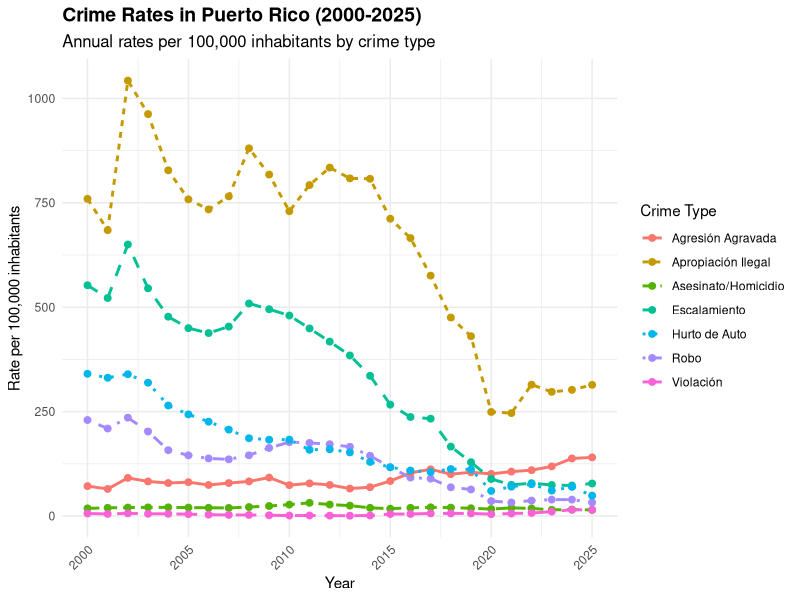
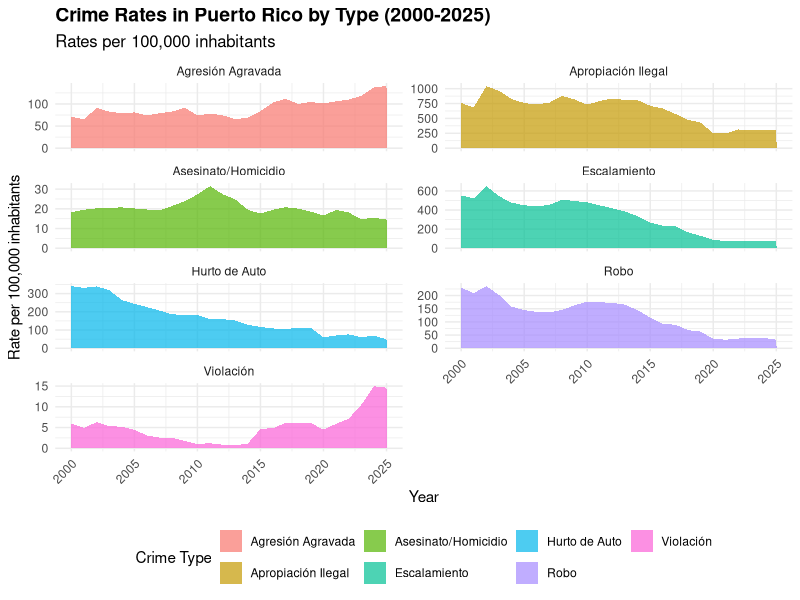
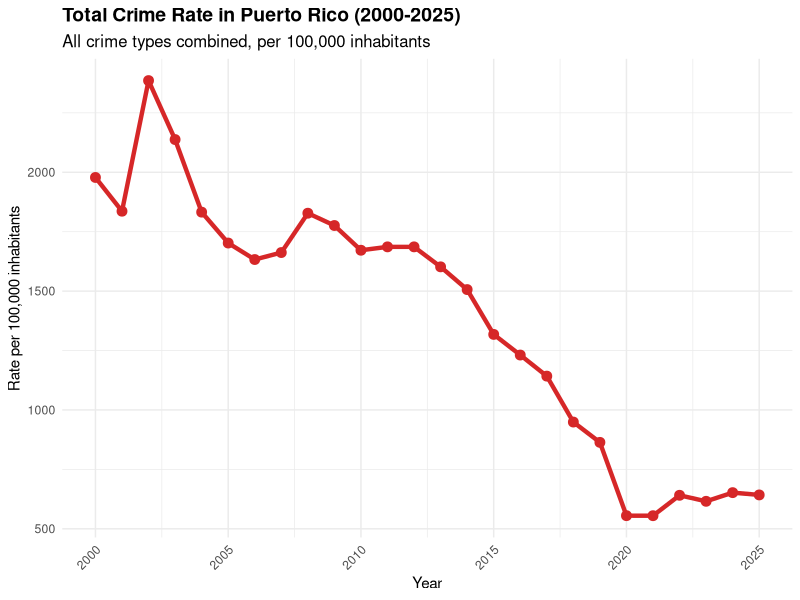
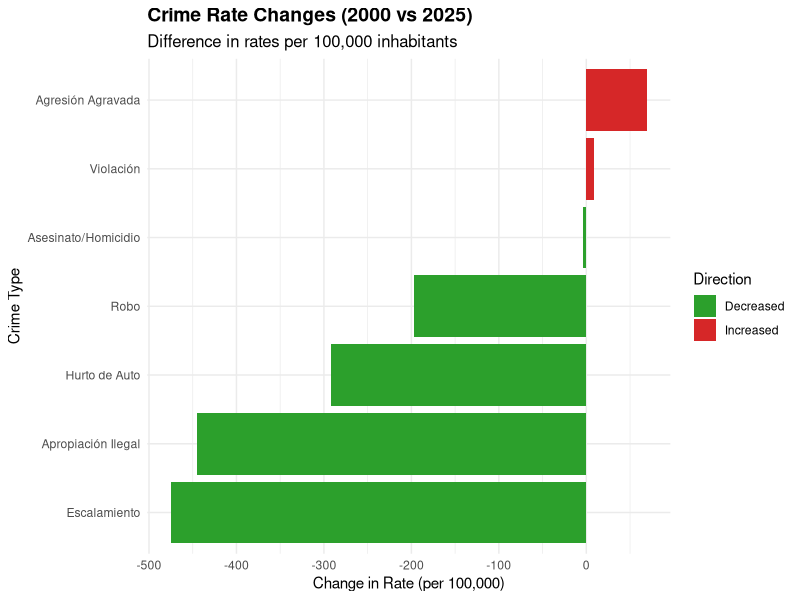
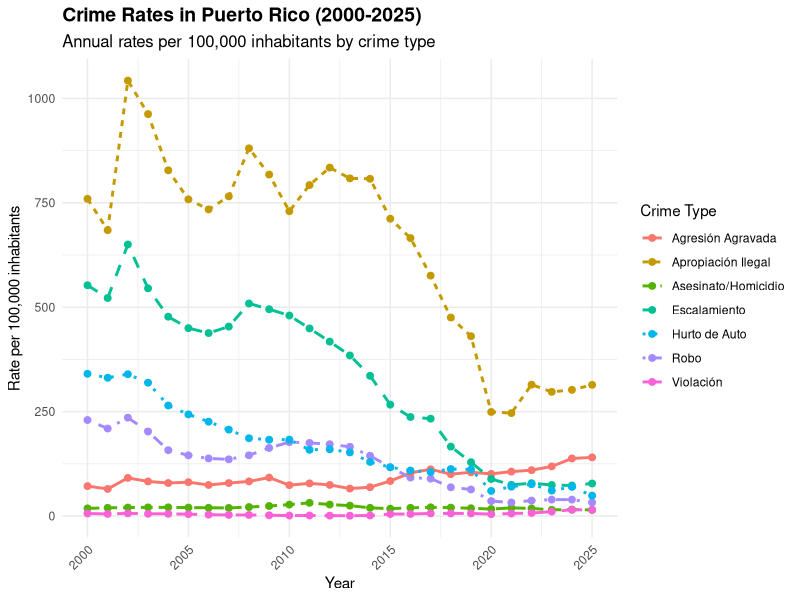
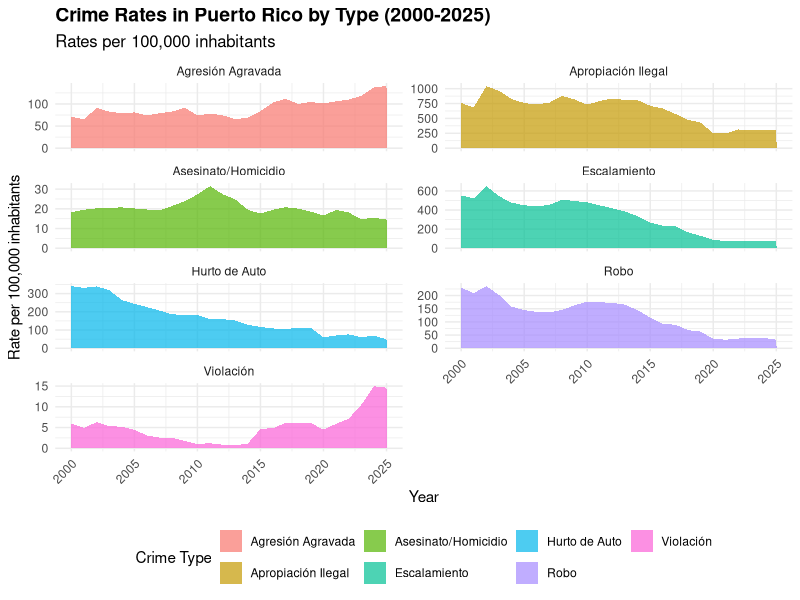
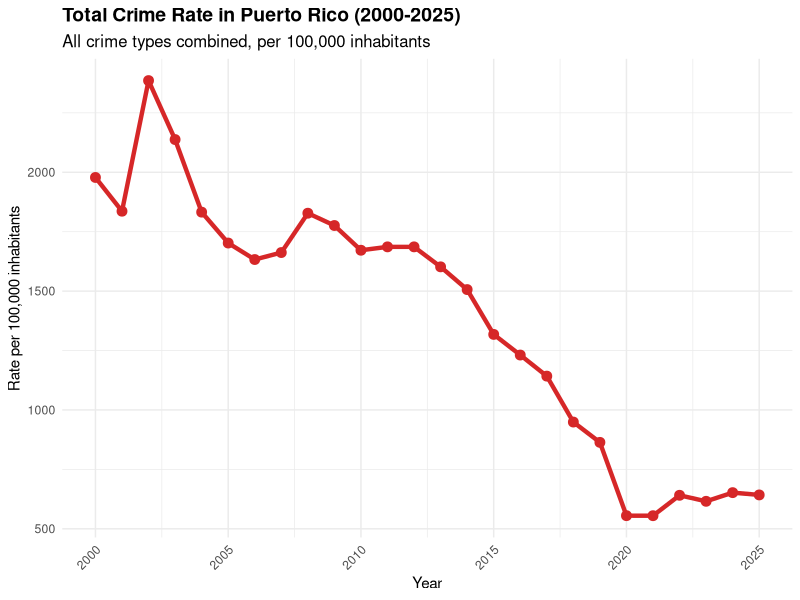
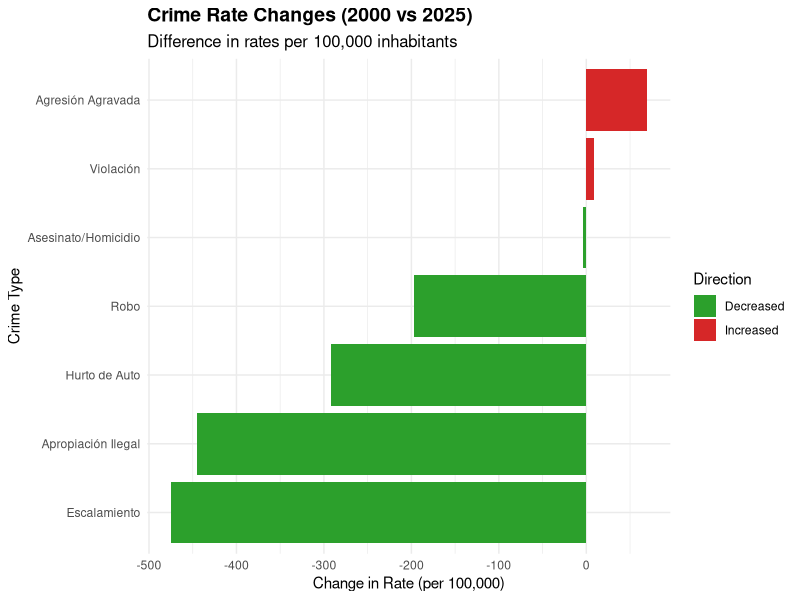

R code for these plots, in order:
# Crime Analysis Script for Puerto Rico (2000-2025)
# Analyzes crime trends with rates per 100,000 inhabitants

library(tidyverse)
library(ggplot2)
library(readr)

# Load data
crimes <- read_csv("delitos_tipo_1_pr_annual_2000_2025.csv")
population <- read_csv("pr_population_annual_2000_2025.csv")

# Clean and prepare data
crimes_clean <- crimes %>%
  select(year, tipo_delito, count) %>%
  rename(crime_type = tipo_delito)

population_clean <- population %>%
  select(year, population)

# Merge datasets
crime_data <- crimes_clean %>%
  left_join(population_clean, by = "year") %>%
  mutate(rate_per_100k = (count / population) * 100000)

# View first few rows
head(crime_data)

# Summary statistics
crime_data %>%
  group_by(crime_type) %>%
  summarise(
    mean_count = mean(count, na.rm = TRUE),
    mean_rate = mean(rate_per_100k, na.rm = TRUE),
    min_year = min(year),
    max_year = max(year),
    .groups = 'drop'
  ) %>%
  arrange(desc(mean_rate))

# --- VISUALIZATION 1: Crime Trends Over Time (Rates per 100,000) ---
p1 <- crime_data %>%
  ggplot(aes(x = year, y = rate_per_100k, color = crime_type, linetype = crime_type)) +
  geom_line(linewidth = 1) +
  geom_point(size = 2) +
  theme_minimal() +
  labs(
    title = "Crime Rates in Puerto Rico (2000-2025)",
    subtitle = "Annual rates per 100,000 inhabitants by crime type",
    x = "Year",
    y = "Rate per 100,000 inhabitants",
    color = "Crime Type",
    linetype = "Crime Type"
  ) +
  theme(
    plot.title = element_text(size = 14, face = "bold"),
    plot.subtitle = element_text(size = 12),
    legend.position = "right",
    axis.text.x = element_text(angle = 45, hjust = 1)
  )

print(p1)
ggsave("crime_rates_trends.png", plot = p1, width = 12, height = 7, dpi = 300)

# --- VISUALIZATION 2: Faceted Plot by Crime Type ---
p2 <- crime_data %>%
  ggplot(aes(x = year, y = rate_per_100k, fill = crime_type)) +
  geom_area(alpha = 0.7) +
  facet_wrap(~ crime_type, scales = "free_y", ncol = 2) +
  theme_minimal() +
  labs(
    title = "Crime Rates in Puerto Rico by Type (2000-2025)",
    subtitle = "Rates per 100,000 inhabitants",
    x = "Year",
    y = "Rate per 100,000 inhabitants",
    fill = "Crime Type"
  ) +
  theme(
    plot.title = element_text(size = 14, face = "bold"),
    plot.subtitle = element_text(size = 12),
    axis.text.x = element_text(angle = 45, hjust = 1),
    legend.position = "bottom"
  )

print(p2)
ggsave("crime_rates_faceted.png", plot = p2, width = 14, height = 10, dpi = 300)

# --- VISUALIZATION 3: Total Crime Rate Over Time ---
p3 <- crime_data %>%
  group_by(year, population) %>%
  summarise(total_count = sum(count, na.rm = TRUE), .groups = 'drop') %>%
  mutate(total_rate = (total_count / population) * 100000) %>%
  ggplot(aes(x = year, y = total_rate)) +
  geom_line(color = "#d62728", linewidth = 1.5) +
  geom_point(color = "#d62728", size = 3) +
  theme_minimal() +
  labs(
    title = "Total Crime Rate in Puerto Rico (2000-2025)",
    subtitle = "All crime types combined, per 100,000 inhabitants",
    x = "Year",
    y = "Rate per 100,000 inhabitants"
  ) +
  theme(
    plot.title = element_text(size = 14, face = "bold"),
    plot.subtitle = element_text(size = 12),
    axis.text.x = element_text(angle = 45, hjust = 1)
  )

print(p3)
ggsave("total_crime_rate.png", plot = p3, width = 12, height = 7, dpi = 300)

# --- VISUALIZATION 4: Comparison of Crime Rates (Start vs End) ---
start_end_comparison <- crime_data %>%
  filter(year %in% c(2000, 2025)) %>%
  select(year, crime_type, rate_per_100k) %>%
  pivot_wider(names_from = year, values_from = rate_per_100k) %>%
  rename(year_2000 = `2000`, year_2025 = `2025`) %>%
  mutate(change = year_2025 - year_2000,
         pct_change = ((year_2025 - year_2000) / year_2000) * 100) %>%
  arrange(desc(abs(change)))

p4 <- start_end_comparison %>%
  ggplot(aes(x = reorder(crime_type, change), y = change, fill = change > 0)) +
  geom_col() +
  coord_flip() +
  theme_minimal() +
  scale_fill_manual(values = c("FALSE" = "#2ca02c", "TRUE" = "#d62728"),
                    labels = c("FALSE" = "Decreased", "TRUE" = "Increased")) +
  labs(
    title = "Crime Rate Changes (2000 vs 2025)",
    subtitle = "Difference in rates per 100,000 inhabitants",
    x = "Crime Type",
    y = "Change in Rate (per 100,000)",
    fill = "Direction"
  ) +
  theme(
    plot.title = element_text(size = 14, face = "bold"),
    plot.subtitle = element_text(size = 12)
  )

print(p4)
ggsave("crime_rate_changes.png", plot = p4, width = 11, height = 7, dpi = 300)

# Print comparison table
cat("\n=== CRIME RATE COMPARISON (2000 vs 2025) ===\n")
print(start_end_comparison, n = Inf)
